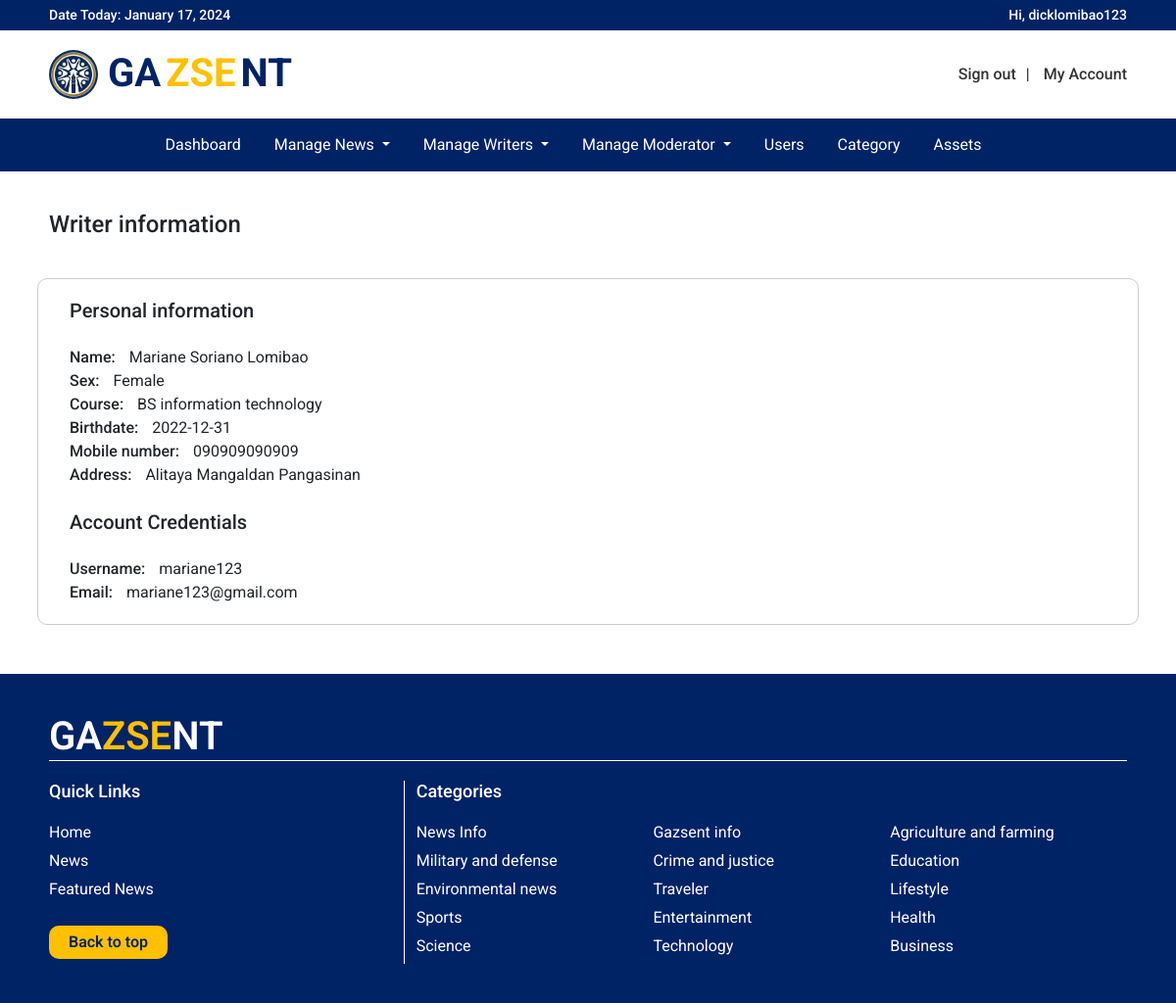
The page /pages/adminpanel/viewwritersinfo.php?id=63afd065573711672466533 (signed in) on the database its author committed.
### tables this page shows
CREATE TABLE `personal_information` (
  `id` varchar(100) NOT NULL,
  `firstname` varchar(100) NOT NULL,
  `lastname` varchar(100) NOT NULL,
  `middlename` varchar(100) NOT NULL,
  `birthdate` date NOT NULL,
  `sex` varchar(10) NOT NULL,
  `mobilenumber` varchar(20) NOT NULL,
  `address` varchar(200) NOT NULL,
  `course` varchar(200) NOT NULL,
  `date_created` timestamp NOT NULL DEFAULT current_timestamp()
);

CREATE TABLE `account_credentials` (
  `owner_id` varchar(100) NOT NULL,
  `username` varchar(200) NOT NULL,
  `email` varchar(200) NOT NULL,
  `password` varchar(200) NOT NULL,
  `profilepic` varchar(300) NOT NULL,
  `status` int(10) NOT NULL,
  `role` int(2) NOT NULL,
  `validator` int(11) NOT NULL
);

CREATE TABLE `categories` (
  `id` int(11) NOT NULL,
  `title` varchar(50) NOT NULL,
  `description` varchar(300) NOT NULL
);

### classes/user_personal_info.php (called while the page is built, shortened)
<?php
class PersonalInformation extends Database
{
    function getUsersPersonalInfo($id)
    {
        $pdo = $this->getConnection();
        $sql = "SELECT * from personal_information where id = ?";
        $statement = $pdo->prepare($sql);
        $statement->execute([$id]);
        return $statement->fetchAll(PDO::FETCH_ASSOC);
    }
}

### classes/user_account_info.php (called while the page is built, shortened)
<?php
    class AccountInformation extends Database{
        function getUsersAccountINfo($id){
            $pdo = $this->getConnection();
            $sql = "SELECT * from account_credentials where owner_id = ?";
            $statement = $pdo->prepare($sql);
            $statement->execute([$id]);
            return $statement->fetchAll(PDO::FETCH_ASSOC);
        }
    }

### classes/category_class.php (called while the page is built, shortened)
<?php
class Category extends Database
{
    function getCategoryList()
    {
        $pdo = $this->getConnection();
        $query = "SELECT * FROM categories ORDER BY id DESC";
        $statement = $pdo->prepare($query);
        $statement->execute();
        $result = $statement->fetchAll(PDO::FETCH_ASSOC);
        return $result;
    }
}

### pages/adminpanel/viewwritersinfo.php (the view, shortened to what this page needs)
<?php
require_once '../../classes/user_personal_info.php';
require_once '../../classes/user_account_info.php';
$userClass = new PersonalInformation;
$accClass = new AccountInformation;
$personalInfo = $userClass->getUsersPersonalInfo($_GET['id']);
$accountInfo = $accClass->getUsersAccountINfo($_GET['id']);
?>
<!DOCTYPE html>
<html lang="en">
<head>
    <link href="https://cdn.jsdelivr.net/npm/bootstrap@5.2.3/dist/css/bootstrap.min.css" rel="stylesheet">
    <link rel="stylesheet" href="https://cdnjs.cloudflare.com/ajax/libs/font-awesome/6.2.1/css/all.min.css">
    <link href="../../css/body_configuration.css" rel="stylesheet">
    <link href="../../css/navbar.css" rel="stylesheet">
    <link href="../../css/index.css" rel="stylesheet">
</head>
<body>
    <?php require_once "navbar.php" ?>
    <div class="margin-side" style="margin-top: 0;">
        <div class="container-fluid">
            <div class="row">
                <div class="title-row">
                    <h4 class="latest-header-title" style="margin: 40px 0;">
                        Writer information
                    </h4>
                </div>
            </div>
            <div class="row" id='content-info'>
                <div class="col-md-12">
                    <h5>Personal information</h5>
                    <br>
                    <p><span>Name:</span> <?php echo $personalInfo[0]['firstname'] . ' ' . $personalInfo[0]['middlename'] . ' ' . $personalInfo[0]['lastname']; ?></p>
                    <p><span>Sex:</span> <?php echo $personalInfo[0]['sex']; ?></p>
                    <p><span>Course:</span> <?php echo $personalInfo[0]['course']; ?></p>
                    <p><span>Birthdate:</span> <?php echo $personalInfo[0]['birthdate']; ?></p>
                    <p><span>Mobile number:</span> <?php echo $personalInfo[0]['mobilenumber']; ?></p>
                    <p><span>Address:</span> <?php echo $personalInfo[0]['address']; ?></p>
                </div>
                <div class="row">
                    <div class="col-md-12">
                        <br>
                        <h5>Account Credentials</h5>
                        <br>
                        <p><span>Username:</span> <?php echo $accountInfo[0]['username']; ?></p>
                        <p><span>Email:</span> <?php echo $accountInfo[0]['email']; ?></p>
                    </div>
                </div>
            </div>
        </div>
    </div>
    <?php require_once 'footer.php' ?>
</body>
</html>

### pages/adminpanel/footer.php
<?php
require_once "../../classes/category_class.php";
$category = new Category;
$list = $category->getCategoryList();
?>
<header class="footer">
    <div class="margin-side">
        <h1>GA<span>ZSE</span>NT</h1>
        <div class="container-fluid content">
            <div class="row">
                <div class="col-md-4" style="display: grid; border-right:1px solid white">
                    <h5>Quick Links</h5>
                    <a href="../../">Home</a>
                    <a href="../site/news.php">News</a>
                    <a href="../site/featurednews.php">Featured News</a>
                    <a href="#top" class="backtotop">Back to top</a>
                </div>
                <div class="col-md-8">
                    <h5>Categories</h5>
                    <div class="row">
                        <div class="row">
                            <?php
                            $count = 0;
                            foreach ($list as $item) {
                                if ($count != 15) {
                                    echo '<div class="col-md-4"><a class="dropdown-item" href="../site/category.php?id=' . $item['id'] . '&title=' . $item['title'] . '">' . $item['title'] . '</a></div>';
                                    $count++;
                                } else
                                    break;
                            }
                            ?>
                        </div>
                    </div>
                </div>
            </div>
        </div>
    </div>
</header>

### css/body_configuration.css (style rules this page uses)
.margin-side { max-width: 1100px; margin: auto; }

### css/navbar.css (style rules this page uses)
.container-fluid { padding: 0; }
.footer { margin-top: 50px; padding: 40px 0; width: 100%; background-color: #002366; }
.footer h1 { color: white; font-weight: 600; margin-bottom: 20px; border-bottom: 1px solid white; }
.footer span { color: #FFC000; }
.footer .content h5 { color: white; font-size: 18px; margin-bottom: 20px; }
.footer .content a { margin-bottom: 5px; color: white; font-size: 16px; text-decoration: none; }
.footer .content .backtotop { padding: 5px 20px; width: fit-content; margin-top: 20px; border-radius: 10px; background-color: #FFC000; font-weight: 600; color: #002366; }

### css/index.css (style rules this page uses)
.popular-header-title,.latest-header-title { margin: 20px 0 40px 0; }

### pages/adminpanel/viewwritersinfo.php (style rules this page uses)
#content-info { border: 1px solid rgba(0, 0, 0, .2); padding: 20px; border-radius: 10px; }
.title-row { display: flex; align-items: center; justify-content: space-between; }
p span { font-weight: 500; margin-right: 10px; }

### rows shown on the page
personal_information: firstname "Mariane", middlename "Soriano", lastname "Lomibao", sex "Female", course "BS information technology", birthdate "2022-12-31", mobilenumber "090909090909", address "Alitaya Mangaldan Pangasinan"
account_credentials: username "mariane123", email "mariane123@gmail.com"
categories: title "News Info"
categories: title "Gazsent info"
categories: title "Agriculture and farming"
categories: title "Military and defense"
categories: title "Crime and justice"
categories: title "Education"
categories: title "Environmental news"
categories: title "Traveler"
categories: title "Lifestyle"
categories: title "Sports"
categories: title "Entertainment"
categories: title "Health"
categories: title "Science"
categories: title "Technology"
categories: title "Business"

### other values the page prints
$_SESSION['username'] "dicklomibao123"
